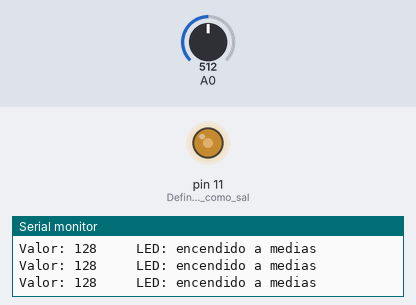
A sketch run on a simulated Arduino Uno, built with avr-gcc and run on an emulated ATmega328P. On the bench: output pins drawn as LEDs (lit = HIGH), the last lines printed to the serial monitor. The inputs (shaded band) are chosen by the test bench; at power-on: A0 = 512.

Above: at 1.2 s.
1.3 s: A0 set to 408
At 1.9 s:
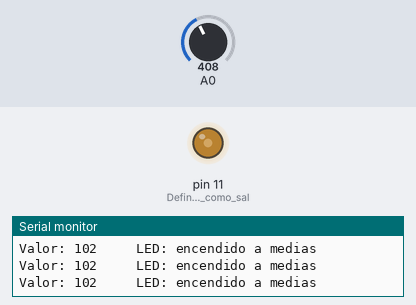
4.3 s: A0 set to 383
At 5.2 s:
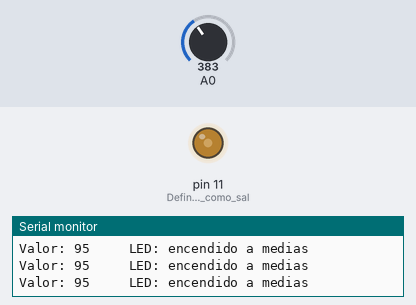
7.3 s: A0 set to 716
At 8.5 s:
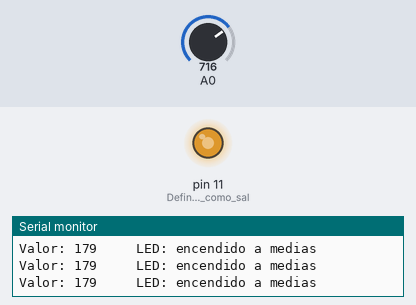
8.8 s: A0 set to 789
At 9.8 s:
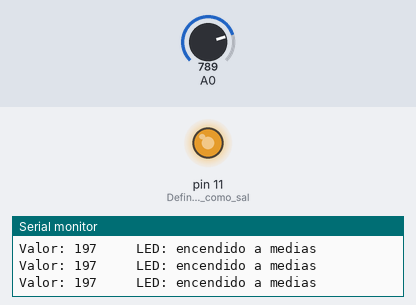
10.3 s: A0 set to 807
At 10.9 s:
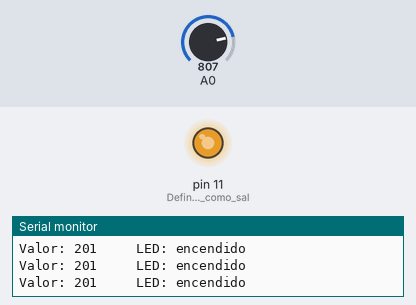
12.3 s: A0 set to 190
At 12.7 s:
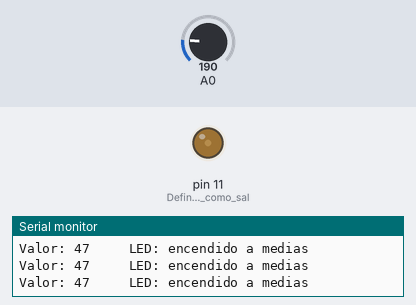
Timing chart, 0 to 14.8 s (numbered marks = the images above; inputs shaded):
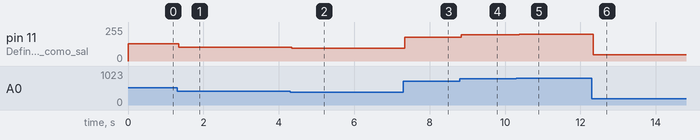

The sketch:

Potenciometro_y_led.ino
```cpp
void setup() {
  pinMode (11, OUTPUT);     // Define el pin 11 como salida
  Serial.begin(9600);       // Inicia la comunicación serial en 9600 baudios
}

void loop() {
  int valor = analogRead (A0);   // Lee el valor del potenciometro
  map (valor, 0, 1023, 0, 255);  // Mapea del valor del potenciometro (de 0-1023 pasa a 0-255) para encender el LED de forma gradual

  if (valor/4 >= 200){
    Serial.print ("Valor: ");
    Serial.print (valor/4);
    Serial.println ("     LED: encendido");
  }

  if (valor/4 >= 20 && valor/4 < 200){
    Serial.print ("Valor: ");
    Serial.print (valor/4);
    Serial.println ("     LED: encendido a medias");
  }

    if (valor/4 > 5 && valor/4 < 20){
    Serial.print ("Valor: ");
    Serial.print (valor/4);
    Serial.println ("     LED: casi apagado");
  }

    if (valor/4 >= 0 && valor/4 < 5){
    Serial.print ("Valor: ");
    Serial.print (valor/4);
    Serial.println ("     LED: apagado");
  }

  analogWrite (11, valor/4);  // Enciende el LED de forma gradual y de acuerdo al valor del potenciometro
}
```

Measured:
- after the input at 1.3 s, pin 11 (Define_el_pin_11_como_sal): 128/255 → 102/255 after 0.05 s
- after the input at 4.3 s, pin 11 (Define_el_pin_11_como_sal): 102/255 → 95/255 at once
- after the input at 7.3 s, pin 11 (Define_el_pin_11_como_sal): 95/255 → 179/255 at once
- after the input at 8.8 s, pin 11 (Define_el_pin_11_como_sal): 179/255 → 197/255 at once
- after the input at 10.3 s, pin 11 (Define_el_pin_11_como_sal): 197/255 → 201/255 after 0.07 s
- after the input at 12.3 s, pin 11 (Define_el_pin_11_como_sal): 201/255 → 47/255 after 0.05 s
